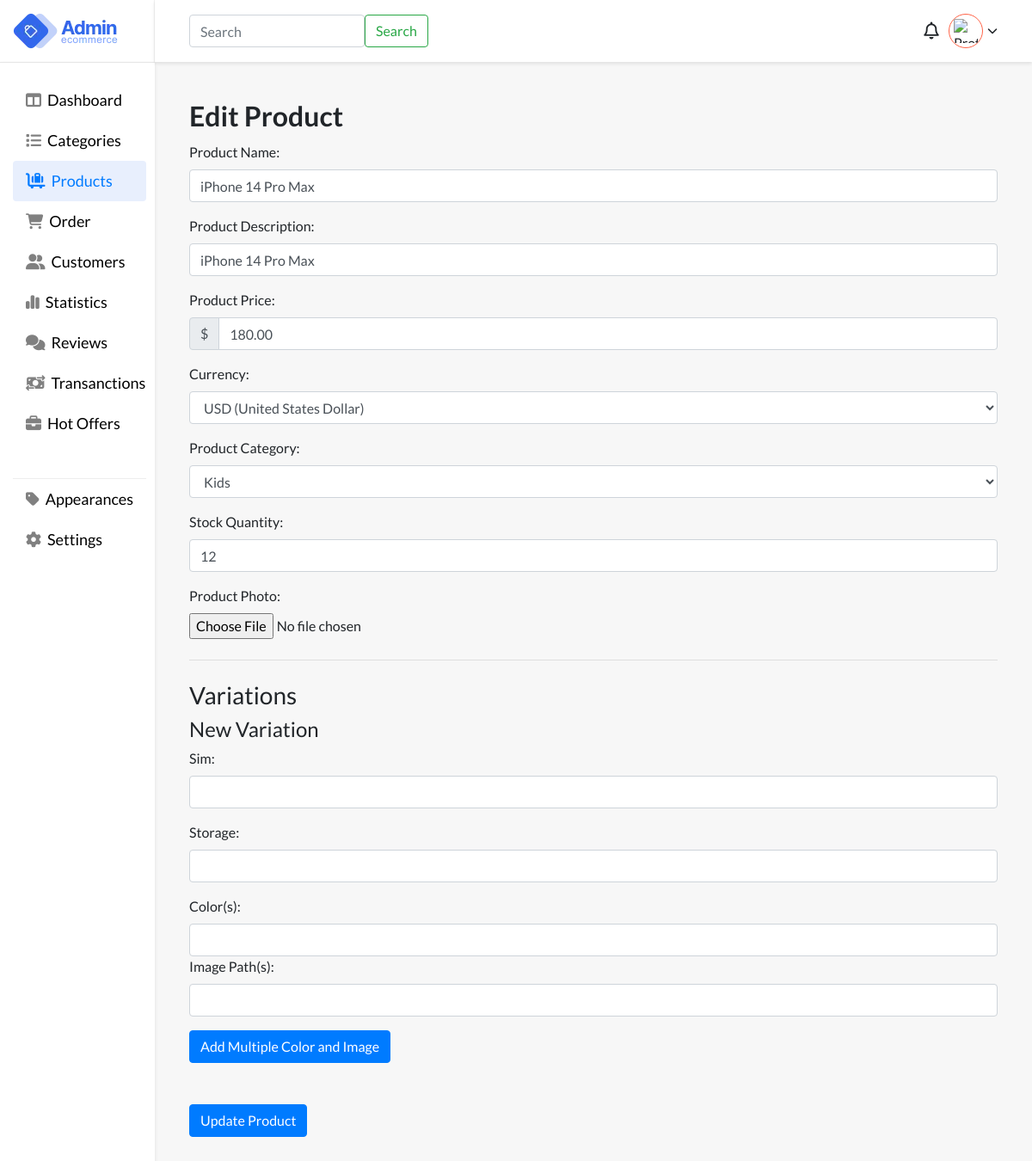
The app's page /files/edit_product.php?up_id=3 (signed in), older data.
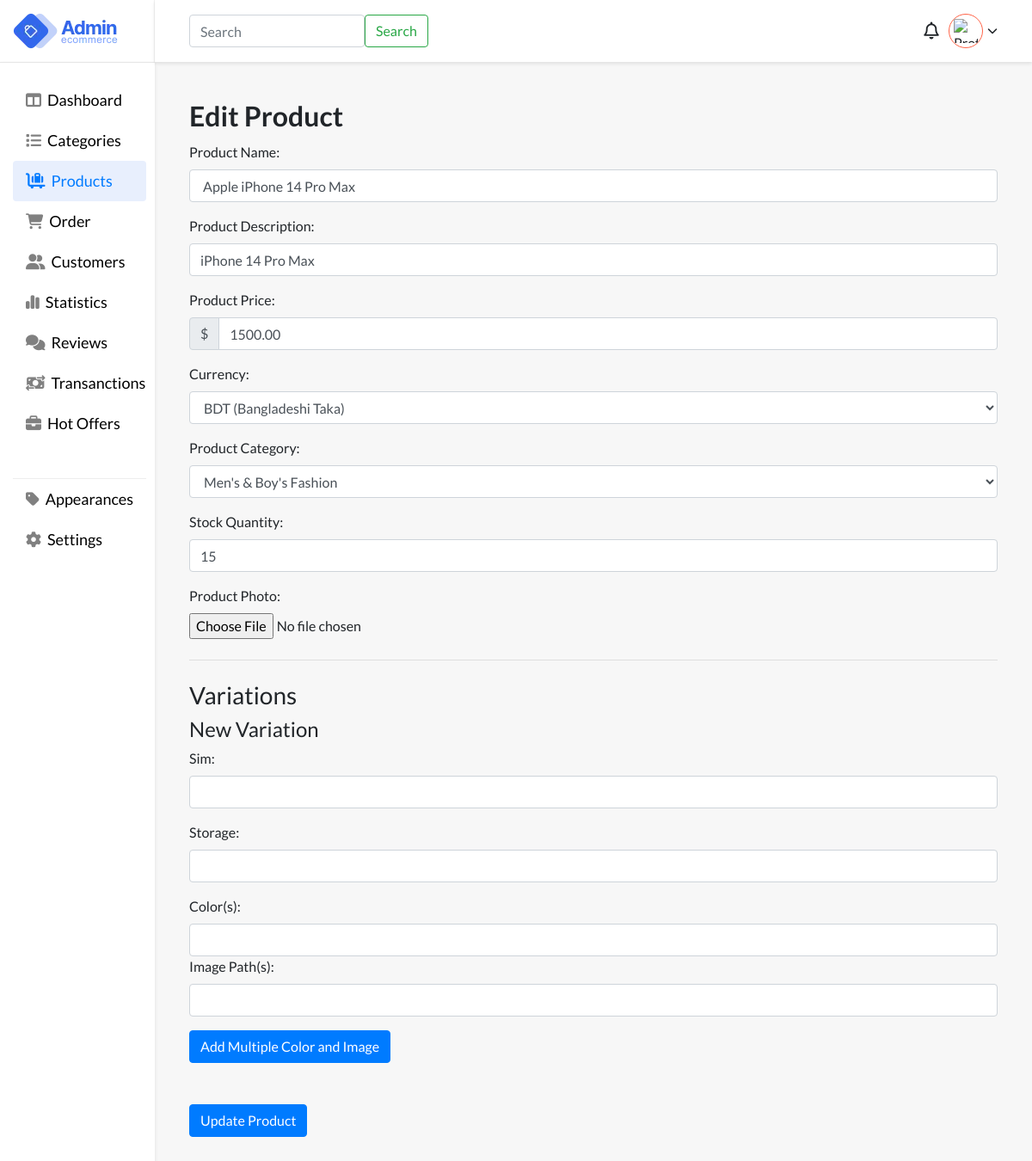
The same page, newer data.
### tables this page shows
CREATE TABLE `products` (
  `id` int(11) NOT NULL,
  `name` varchar(255) DEFAULT NULL,
  `product_photo` blob NOT NULL,
  `description` text DEFAULT NULL,
  `price` decimal(10,2) DEFAULT NULL,
  `category_id` int(11) DEFAULT NULL,
  `stock_quantity` int(11) DEFAULT NULL,
  `currency_code` varchar(3) DEFAULT 'BDT',
  `created_at` timestamp NOT NULL DEFAULT current_timestamp(),
  `updated_at` timestamp NOT NULL DEFAULT current_timestamp() ON UPDATE current_timestamp()
);

CREATE TABLE `categories` (
  `id` int(11) NOT NULL,
  `name` varchar(255) DEFAULT NULL,
  `parent_category_id` int(11) DEFAULT NULL,
  `category_description` text DEFAULT NULL,
  `created_at` timestamp NOT NULL DEFAULT current_timestamp(),
  `updated_at` timestamp NOT NULL DEFAULT current_timestamp() ON UPDATE current_timestamp(),
  `level` int(11) DEFAULT 0
);

### files/edit_product.php (the view, shortened to what the changed rows need)
<?php
require_once "../auth/db-connection/config.php";
$productId = $_GET['up_id'];
$sql = "SELECT * FROM products WHERE id = :productId";
$stmt = $connection->prepare($sql);
$stmt->bindParam(":productId", $productId, PDO::PARAM_INT);
if ($stmt->execute()) {
    $product = $stmt->fetch(PDO::FETCH_ASSOC);
} else {
    echo "Oops! Something went wrong. Please try again later.";
    exit;
}
$sql = "SELECT * FROM categories";
$stmt = $connection->query($sql);
$categories = $stmt->fetchAll(PDO::FETCH_ASSOC);
?>
<!DOCTYPE html>
<html lang="en">
<head>
    <link rel="stylesheet" href="https://stackpath.bootstrapcdn.com/bootstrap/4.5.2/css/bootstrap.min.css">
    <link rel="stylesheet" href="https://cdnjs.cloudflare.com/ajax/libs/font-awesome/6.5.1/css/all.min.css" />
    <link rel="stylesheet" href="../styling/style.css">
</head>
<body style="background:#f7f7f7;">
    <main>
        <div class="app-wrapper">
            <div class="header-body">
                <div class="h-container">
                    <div class="main">
                    <div class="flex">
                        <h1 class="page-heading"> Edit Product </h1>
                    </div>
                    <form id="editProductForm" action="../auth/backend-assets/product/update_product.php" method="post" enctype="multipart/form-data">
                        <div class="form-group">
                            <label for="editProductName">Product Name:</label>
                            <input type="text" class="form-control" id="editProductName" name="editProductName" value="<?php echo htmlspecialchars($product['name'] ?? ''); ?>" required>
                        </div>
                        <div class="form-group">
                            <label for="editProductDescription">Product Description:</label>
                            <input type="text" class="form-control" id="editProductDescription" name="editProductDescription" value="<?php echo htmlspecialchars($product['description'] ?? ''); ?>" required>
                        </div>
                        <div class="form-group">
                            <div class="input-group">
                                <div class="input-group-prepend">
                                    <span class="input-group-text">$</span>
                                </div>
                                <input type="text" class="form-control" id="editProductPrice" name="editProductPrice" value="<?php echo htmlspecialchars($product['price'] ?? ''); ?>" required>
                            </div>
                        </div>
                        <div class="form-group">
                            <label for="editCurrency">Currency:</label>
                            <select class="form-control" id="editCurrency" name="editProductCurrency" required>
                                <option value="BDT" <?php echo ($product['currency_code'] == 'BDT') ? 'selected' : ''; ?>>BDT (Bangladeshi Taka)</option>
                                <option value="USD" <?php echo ($product['currency_code'] == 'USD') ? 'selected' : ''; ?>>USD (United States Dollar)</option>
                            </select>
                        </div>
                        <div class="form-group">
                            <label for="editProductCategory">Product Category:</label>
                            <select class="form-control" id="editProductCategory" name="editProductCategory" required>
                                <?php foreach ($categories as $category): ?>
                                    <option value="<?php echo $category['id']; ?>" <?php echo ($product['category_id'] == $category['id']) ? 'selected' : ''; ?>><?php echo htmlspecialchars($category['name']); ?></option>
                                <?php endforeach; ?>
                            </select>
                        </div>
                        <div class="form-group">
                            <label for="editProductStock">Stock Quantity:</label>
                            <input type="text" class="form-control" id="editProductStock" name="editProductStock" value="<?php echo htmlspecialchars($product['stock_quantity'] ?? ''); ?>" required>
                        </div>
                    </form>
                </div>
            </div>
        </div>
    </div>
</main>
</body>
</html>

Row changes from the older to the newer data that the page shows:
changed products "iPhone 14 Pro Max": editProductName "iPhone 14 Pro Max" → "Apple iPhone 14 Pro Max"; editProductPrice "180.00" → "1500.00"; editProductCurrency "USD (United States Dollar)" → "BDT (Bangladeshi Taka)"; editProductCategory "Kids" → "Men's & Boy's Fashion"; editProductStock "12" → "15"
